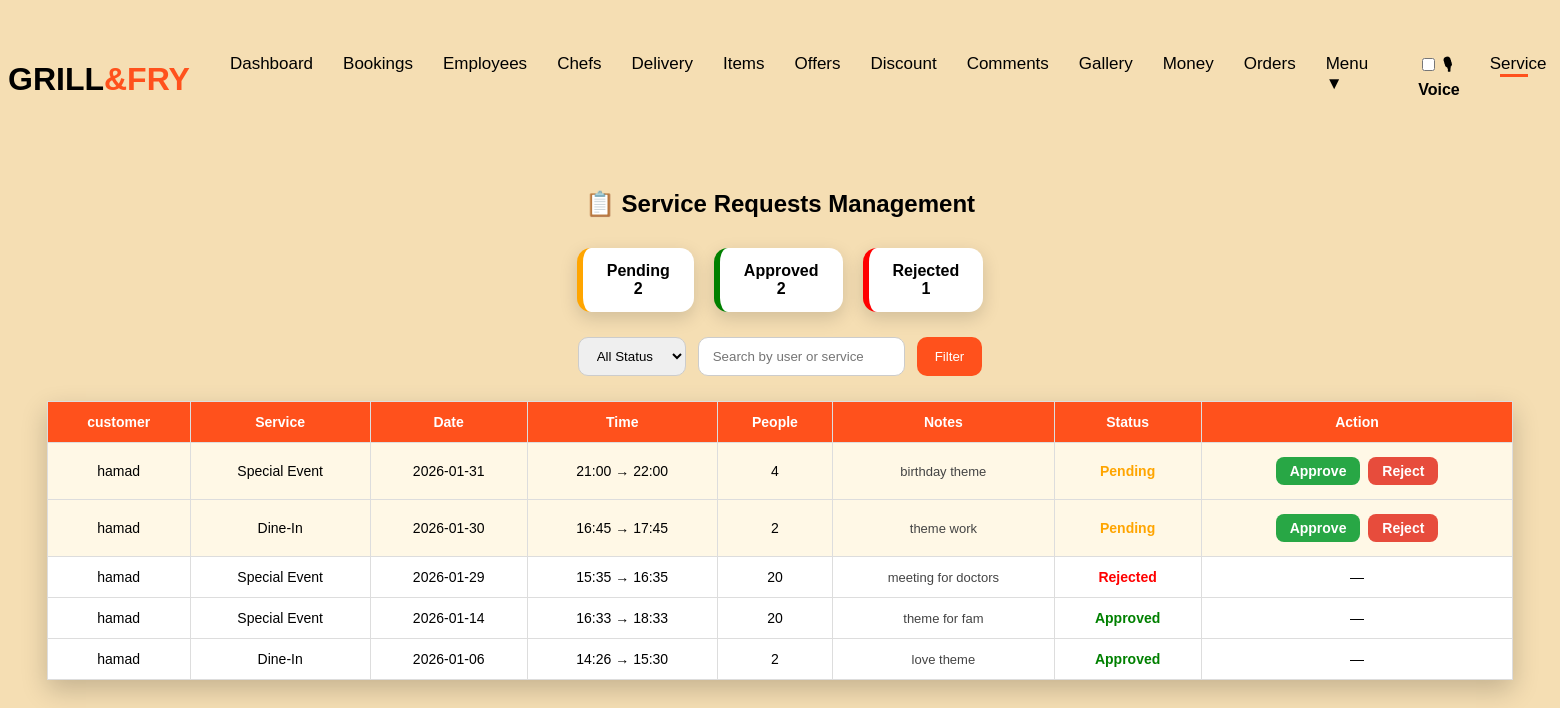
The page /admin_service_requests.php (signed in) on the database its author committed.
### tables this page shows
CREATE TABLE `service_requests` (
  `id` int(11) NOT NULL,
  `user_id` int(11) NOT NULL,
  `service_type` varchar(100) DEFAULT NULL,
  `event_date` date DEFAULT NULL,
  `time_from` time DEFAULT NULL,
  `time_to` time DEFAULT NULL,
  `people` int(11) DEFAULT NULL,
  `notes` text DEFAULT NULL,
  `status` enum('pending','approved','rejected') DEFAULT 'pending',
  `created_at` timestamp NOT NULL DEFAULT current_timestamp(),
  `is_deleted` tinyint(4) DEFAULT 0
);

CREATE TABLE `grill_fry_users` (
  `id` int(11) UNSIGNED NOT NULL,
  `name` varchar(255) DEFAULT NULL,
  `email` varchar(255) DEFAULT NULL,
  `password` varchar(255) NOT NULL,
  `admin` tinyint(1) NOT NULL DEFAULT 0,
  `phone` varchar(50) NOT NULL,
  `gender` varchar(10) NOT NULL,
  `birthday` date NOT NULL DEFAULT '2000-01-01',
  `profile_image` varchar(255) DEFAULT NULL,
  `avatar` varchar(255) DEFAULT NULL,
  `created_at` datetime DEFAULT current_timestamp()
);

### admin_service_requests.php (the view, shortened to what this page needs)
<?php
require 'connection.php';
$counts = [
    'pending' => 0,
    'approved' => 0,
    'rejected' => 0
];
$cq = $connection->query("
    SELECT status, COUNT(*) as total
    FROM service_requests
    GROUP BY status
");
while ($c = $cq->fetch_assoc()) {
    $counts[$c['status']] = $c['total'];
}
$search = trim($_GET['search'] ?? '');
$sql = "
    SELECT sr.*, u.name AS user_name
    FROM service_requests sr
    JOIN grill_fry_users u ON sr.user_id = u.id
    WHERE 1
";
$sql .= " ORDER BY sr.created_at DESC";
$stmt = $connection->prepare($sql);
$stmt->execute();
$result = $stmt->get_result();
?>
<!DOCTYPE html>
<html lang="en">
<head>
</head>
<body>
<?php include 'admin_nav.php'; ?>
<div class="container">
<h2>📋 Service Requests Management</h2>
<div class="stats">
    <div class="stat pending">Pending<br><b><?= $counts['pending'] ?></b></div>
    <div class="stat approved">Approved<br><b><?= $counts['approved'] ?></b></div>
    <div class="stat rejected">Rejected<br><b><?= $counts['rejected'] ?></b></div>
</div>
<form method="GET" class="filter-bar">
    <select name="status">
        <option value="">All Status</option>
    </select>
    <input type="text" name="search"
           placeholder="Search by user or service"
           value="<?= htmlspecialchars($search) ?>">
    <button type="submit">Filter</button>
</form>
<table>
<thead>
<tr>
    <th>customer</th>
    <th>Service</th>
    <th>Date</th>
    <th>Time</th>
    <th>People</th>
    <th>Notes</th>
    <th>Status</th>
    <th>Action</th>
</tr>
</thead>
<tbody>
<?php if ($result->num_rows == 0): ?>
<tr>
    <td colspan="8">No service requests found.</td>
</tr>
<?php else: ?>
<?php while($r = $result->fetch_assoc()): ?>
<tr class="<?= $r['status'] == 'pending' ? 'row-pending' : '' ?>">
    <td><?= htmlspecialchars($r['user_name']) ?></td>
    <td><?= htmlspecialchars($r['service_type']) ?></td>
    <td><?= $r['event_date'] ?></td>
    <td><?= substr($r['time_from'],0,5) ?> → <?= substr($r['time_to'],0,5) ?></td>
    <td><?= (int)$r['people'] ?></td>
    <td class="notes"><?= nl2br(htmlspecialchars($r['notes'])) ?></td>
    <td class="status-<?= $r['status'] ?>">
        <?= ucfirst($r['status']) ?>
    </td>
    <td>
        <?php if ($r['status'] == 'pending'): ?>
            <a class="btn btn-approve"
               href="?action=approved&id=<?= $r['id'] ?>">
               Approve
            </a>
            <a class="btn btn-reject"
               href="?action=rejected&id=<?= $r['id'] ?>"
               onclick="return confirm('Reject this request?');">
               Reject
            </a>
        <?php else: ?>
            —
        <?php endif; ?>
    </td>
</tr>
<?php endwhile; ?>
<?php endif; ?>
</tbody>
</table>
</div>
</body>
</html>

### admin_service_requests.php (style rules this page uses)
body { background:wheat; font-family: Arial, sans-serif; }
.container { width: 95%; margin: 40px auto; }
h2 { text-align:center; margin-bottom:30px; }
table { width:100%; border-collapse: collapse; background:#fff; box-shadow:0 10px 25px rgba(0,0,0,.2); }
th, td { padding:12px; border:1px solid #ddd; text-align:center; font-size:14px; }
th { background:#ff511c; color:white; }
.status-pending { color:orange; font-weight:bold; }
.status-approved { color:green; font-weight:bold; }
.status-rejected { color:red; font-weight:bold; }
.btn { padding:6px 14px; border-radius:8px; text-decoration:none; color:white; font-weight:bold; margin:2px; display:inline-block; }
.btn-approve { background:#28a745; }
.btn-reject { background:#e74c3c; }
.notes { max-width:220px; font-size:13px; color:#444; }
.stats { display:flex; gap:20px; justify-content:center; margin-bottom:25px; }
.stat { padding:14px 24px; border-radius:14px; background:#fff; box-shadow:0 6px 18px rgba(0,0,0,.15); font-weight:bold; text-align:center; }
.stat.pending { border-left:6px solid orange; }
.stat.approved { border-left:6px solid green; }
.stat.rejected { border-left:6px solid red; }
.filter-bar { display:flex; gap:12px; justify-content:center; margin-bottom:25px; }
.filter-bar select, .filter-bar input { padding:10px 14px; border-radius:10px; border:1px solid #ccc; }
.filter-bar button { background:#ff511c; color:white; border:none; padding:10px 18px; border-radius:10px; cursor:pointer; }
.row-pending { background:#fff8e6; }

### rows shown on the page
service_requests: user.name "hamad", service_type "Special Event", event_date "2026-01-31", time_from "21:00", time_to "22:00", people "4", notes "birthday theme", status "Pending"
service_requests: user.name "hamad", service_type "Dine-In", event_date "2026-01-30", time_from "16:45", time_to "17:45", people "2", notes "theme work", status "Pending"
service_requests: user.name "hamad", service_type "Special Event", event_date "2026-01-29", time_from "15:35", time_to "16:35", people "20", notes "meeting for doctors", status "Rejected"
service_requests: user.name "hamad", service_type "Special Event", event_date "2026-01-14", time_from "16:33", time_to "18:33", people "20", notes "theme for fam", status "Approved"
service_requests: user.name "hamad", service_type "Dine-In", event_date "2026-01-06", time_from "14:26", time_to "15:30", people "2", notes "love theme", status "Approved"

### other values the page prints
$counts['pending'] "2"
$counts['approved'] "2"
$counts['rejected'] "1"
